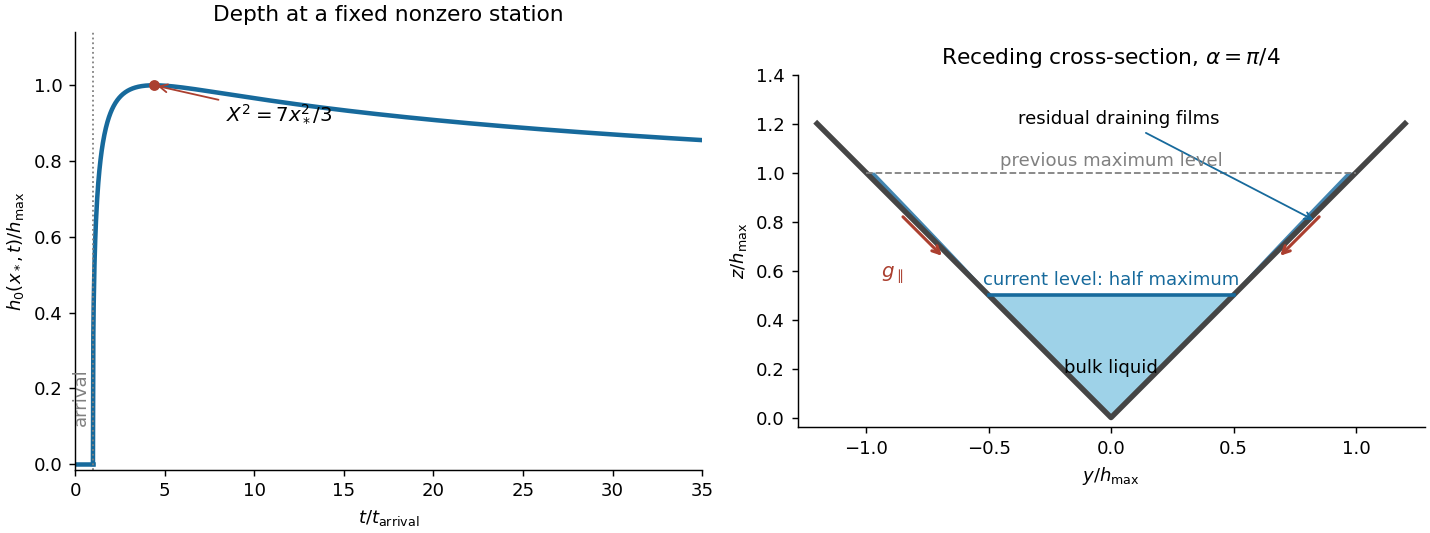

Write the Python code that produced this figure.
"""Original Paper 66 sketches. Python 3.14, NumPy 2.3.5, Matplotlib 3.10.7.
Write paper-66-channel.png to the caller's CWD; respect MPLCONFIGDIR.
"""
import numpy as np
import matplotlib
matplotlib.use('Agg')
import matplotlib.pyplot as plt
from matplotlib.patches import Polygon
fig,axes=plt.subplots(1,2,figsize=(11,4.1),layout='constrained',facecolor='white')
ax=axes[0];tau=np.linspace(1,35,1600);peak=(7/3)**(7/4);f=np.maximum(tau**(-1)*(tau**(4/7)-1),0)**(1/3);fp=(peak**(-1)*(peak**(4/7)-1))**(1/3)
ax.plot([0,1],[0,0],color='#176a9c',lw=2.5);ax.plot(tau,f/fp,color='#176a9c',lw=2.5);ax.axvline(1,color='gray',ls=':',lw=1);ax.scatter([peak],[1],color='#ab3f2f',s=25,zorder=5);ax.annotate(r'$X^2=7x_*^2/3$',(peak,1),xytext=(peak+4,.91),arrowprops={'arrowstyle':'->','color':'#ab3f2f'},fontsize=11);ax.text(.85,.1,'arrival',rotation=90,va='bottom',ha='right',color='gray');ax.set(xlim=(0,35),ylim=(-.015,1.14),xlabel=r'$t/t_{\rm arrival}$',ylabel=r'$h_0(x_*,t)/h_{\rm max}$',title='Depth at a fixed nonzero station');ax.spines[['top','right']].set_visible(False)
ax=axes[1];ax.plot([-1.2,0,1.2],[1.2,0,1.2],color='#454545',lw=3);ax.fill([-0.5,0,0.5], [.5,0,.5],color='#9ed2e8');ax.plot([-.5,.5],[.5,.5],color='#176a9c',lw=2);ax.plot([-1,1],[1,1],color='gray',ls='--',lw=1)
s=np.linspace(.48,1,200);b=.035*np.sqrt(np.maximum(s-.48,0)/.52)
for sign in [-1,1]:
 outer=sign*s;inner=sign*(s-b);ax.add_patch(Polygon(np.c_[np.r_[outer,inner[::-1]],np.r_[s,s[::-1]]],facecolor='#4386b1',edgecolor='none'))
 # Downhill gravity component on each wall.
 ax.annotate('',xy=(sign*.68,.65),xytext=(sign*.86,.83),arrowprops={'arrowstyle':'->','lw':1.7,'color':'#ab3f2f'})
ax.annotate('residual draining films',(.84,.8),xytext=(.03,1.2),arrowprops={'arrowstyle':'->','color':'#176a9c'},ha='center',fontsize=10);ax.text(0,1.025,'previous maximum level',ha='center',fontsize=10,color='gray');ax.text(0,.54,'current level: half maximum',ha='center',fontsize=10,color='#176a9c');ax.text(0,.18,'bulk liquid',ha='center',fontsize=10);ax.text(-.94,.57,r'$g_{\parallel}$',color='#ab3f2f',fontsize=11);ax.set(xlim=(-1.28,1.28),ylim=(-.04,1.4),aspect='equal',xlabel=r'$y/h_{\rm max}$',ylabel=r'$z/h_{\rm max}$',title=r'Receding cross-section, $\alpha=\pi/4$');ax.spines[['top','right']].set_visible(False)
fig.savefig('paper-66-channel.png',dpi=130,facecolor='white',transparent=False)
